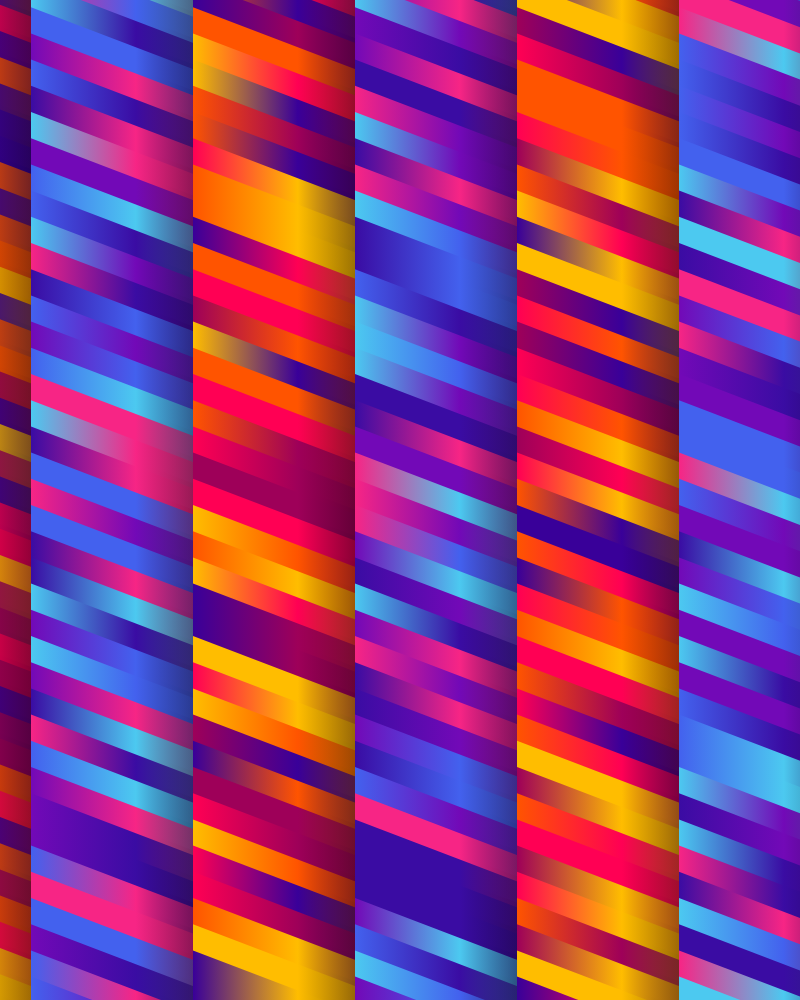
Frame 1 (no input)
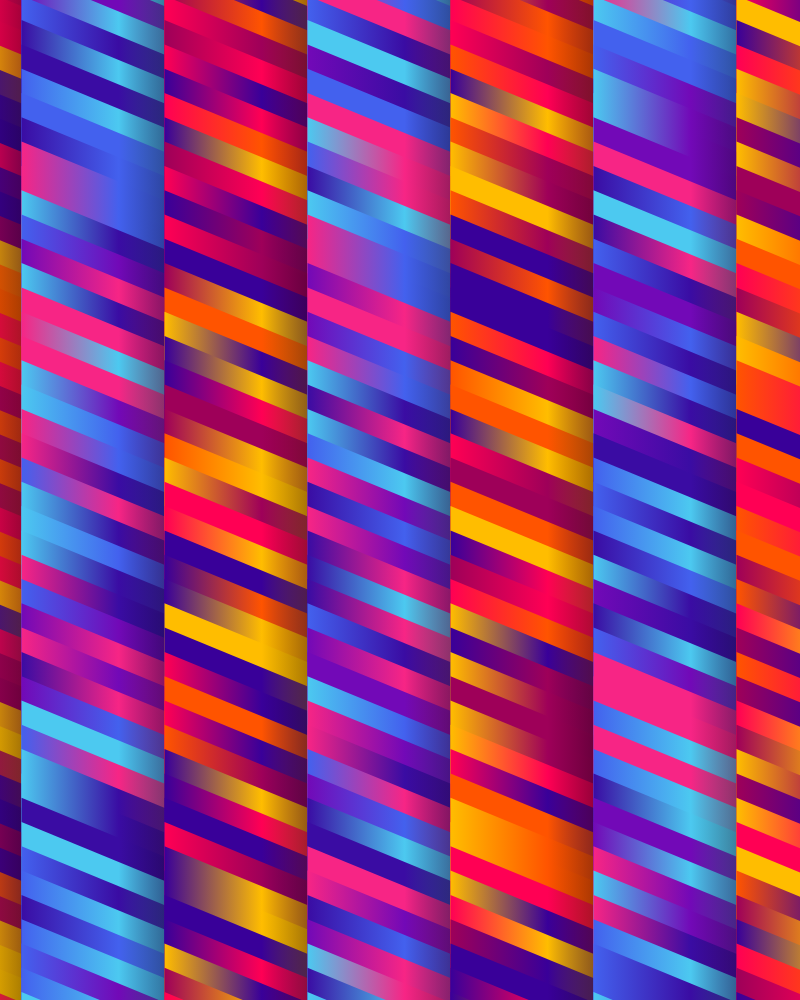
Frame 2 (the mouse pressed at the canvas centre, redrawn once)

The p5.js sketch that drew these frames (run headless with seeded random() and noise() and a simulated clock; the mouse was pressed at the canvas centre and the sketch redrawn once):

// p5.js sketch
// ── sketch.js
//Dual Gradient (Genuary 2022) by RalenArc

let palette1 = "390099-9e0059-ff0054-ff5400-ffbd00".split("-").map(a => "#" + a);
let palette2 = "f72585-7209b7-3a0ca3-4361ee-4cc9f0".split("-").map(a => "#" + a);

function setup() {
    createCanvas(window.innerHeight * 0.8, window.innerHeight);
}

function draw() {
    background(0);
    generateDesign();
    noLoop();
}

function generateDesign() {
    let pdg = 100;

    let width_q = Math.floor(random(120, 320));
    let height_q = 100;

    noStroke();

    for (i = 0; i < height / 10; i++) {
        for (j = 0; j < width / 10; j++) {
            push()
            translate(j * (width_q - height_q), i * width_q / (height_q / 10));
            let grad = drawingContext.createLinearGradient(-width_q / 2, 0, width_q / 2, 0);

            if (j % 2) {
                grad.addColorStop(0, random(palette2));
                grad.addColorStop(0.4, random(palette2));
            } else {
                grad.addColorStop(0, random(palette1));
                grad.addColorStop(0.4, random(palette1));
            }

            grad.addColorStop(1, 'transparent');
            drawingContext.fillStyle = grad;

            quad(-width_q / 2, -height_q / 2 - pdg, width_q / 2, -height_q / 2, width_q / 2, height_q / 2, -width_q / 2, height_q / 2 - pdg);
            pop()
        }
    }
}
// ── style.css
html, body {
  margin: 0;
  padding: 0;
  background-color: black;
}

canvas {
  padding: 0;
  margin: auto;
  display: block;
  width: auto;
}
